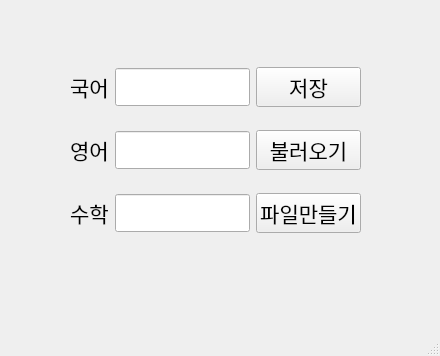
<?xml version="1.0" encoding="UTF-8"?>
<ui version="4.0">
 <class>MainWindow</class>
 <widget class="QMainWindow" name="MainWindow">
  <property name="geometry">
   <rect>
    <x>0</x>
    <y>0</y>
    <width>440</width>
    <height>356</height>
   </rect>
  </property>
  <property name="windowTitle">
   <string>MainWindow</string>
  </property>
  <widget class="QWidget" name="centralwidget">
   <widget class="QWidget" name="gridLayoutWidget">
    <property name="geometry">
     <rect>
      <x>70</x>
      <y>50</y>
      <width>291</width>
      <height>201</height>
     </rect>
    </property>
    <property name="font">
     <font>
      <family>나눔손글씨 끄트머리체</family>
      <pointsize>16</pointsize>
     </font>
    </property>
    <layout class="QGridLayout" name="gridLayout">
     <item row="2" column="3">
      <widget class="QLineEdit" name="mathedit">
       <property name="font">
        <font>
         <family>나눔손글씨 끄트머리체</family>
         <pointsize>16</pointsize>
        </font>
       </property>
      </widget>
     </item>
     <item row="1" column="3">
      <widget class="QLineEdit" name="engedit">
       <property name="font">
        <font>
         <family>나눔손글씨 끄트머리체</family>
         <pointsize>16</pointsize>
        </font>
       </property>
      </widget>
     </item>
     <item row="0" column="1">
      <widget class="QLabel" name="label">
       <property name="font">
        <font>
         <family>나눔손글씨 끄트머리체</family>
         <pointsize>16</pointsize>
        </font>
       </property>
       <property name="text">
        <string>국어</string>
       </property>
      </widget>
     </item>
     <item row="0" column="4">
      <widget class="QPushButton" name="savebtn">
       <property name="font">
        <font>
         <family>나눔손글씨 끄트머리체</family>
         <pointsize>16</pointsize>
        </font>
       </property>
       <property name="text">
        <string>저장</string>
       </property>
      </widget>
     </item>
     <item row="2" column="4">
      <widget class="QPushButton" name="createbtn">
       <property name="font">
        <font>
         <family>나눔손글씨 끄트머리체</family>
         <pointsize>16</pointsize>
        </font>
       </property>
       <property name="text">
        <string>파일만들기</string>
       </property>
      </widget>
     </item>
     <item row="0" column="3">
      <widget class="QLineEdit" name="koedit">
       <property name="font">
        <font>
         <family>나눔손글씨 끄트머리체</family>
         <pointsize>16</pointsize>
        </font>
       </property>
      </widget>
     </item>
     <item row="1" column="4">
      <widget class="QPushButton" name="loadbtn">
       <property name="font">
        <font>
         <family>나눔손글씨 끄트머리체</family>
         <pointsize>16</pointsize>
        </font>
       </property>
       <property name="text">
        <string>불러오기</string>
       </property>
      </widget>
     </item>
     <item row="1" column="1">
      <widget class="QLabel" name="label_2">
       <property name="font">
        <font>
         <family>나눔손글씨 끄트머리체</family>
         <pointsize>16</pointsize>
        </font>
       </property>
       <property name="text">
        <string>영어</string>
       </property>
      </widget>
     </item>
     <item row="2" column="1">
      <widget class="QLabel" name="label_3">
       <property name="font">
        <font>
         <family>나눔손글씨 끄트머리체</family>
         <pointsize>16</pointsize>
        </font>
       </property>
       <property name="text">
        <string>수학</string>
       </property>
      </widget>
     </item>
    </layout>
   </widget>
   <widget class="QLabel" name="label_4">
    <property name="geometry">
     <rect>
      <x>0</x>
      <y>0</y>
      <width>431</width>
      <height>321</height>
     </rect>
    </property>
    <property name="text">
     <string/>
    </property>
   </widget>
   <zorder>label_4</zorder>
   <zorder>gridLayoutWidget</zorder>
  </widget>
  <widget class="QMenuBar" name="menubar">
   <property name="geometry">
    <rect>
     <x>0</x>
     <y>0</y>
     <width>440</width>
     <height>21</height>
    </rect>
   </property>
  </widget>
  <widget class="QStatusBar" name="statusbar"/>
 </widget>
 <resources/>
 <connections/>
</ui>
